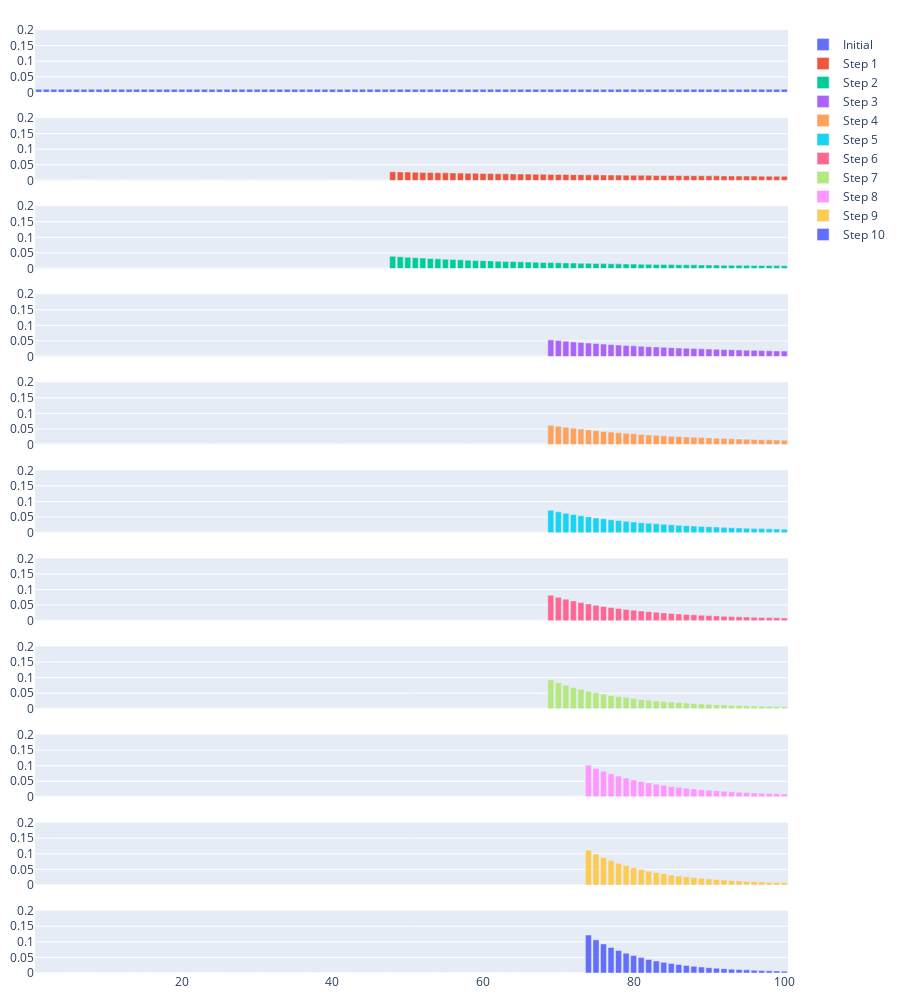

The notebook cell saved with this chart:
### Code cell
tanks = random.randint(1, MAXIMUM_TANKS)

steps = 10
priors = {count: Fraction(1, MAXIMUM_TANKS) for count in range(1, 1 + MAXIMUM_TANKS)}
assert sum(priors.values()) == 1

fig = make_subplots(
    rows=1 + steps,
    cols=1,
    shared_xaxes=True,
)
fig.add_trace(
    go.Bar(
        x=[int(count) for count, _ in priors.items()],
        y=[float(p) for _, p in priors.items()],
        name="Initial",
    ),
    row=1,
    col=1,
)
fig.update_yaxes(range=(0, 0.2), row=1, col=1)


for step in range(1, 1 + steps):
    evidence = random.randint(1, tanks)
    posteriors = infer(evidence, priors)
    priors = posteriors
    fig.add_trace(
        go.Bar(
            x=[int(count) for count, _ in priors.items()],
            y=[float(p) for _, p in priors.items()],
            name=f"Step {step}",
        ),
        row=1 + step,
        col=1,
    )
    fig.update_yaxes(range=(0, 0.2), row=1 + step, col=1)


fig.update_layout(
    margin=dict(l=10, r=10, t=30, b=10),
    height=1000,
)
fig
